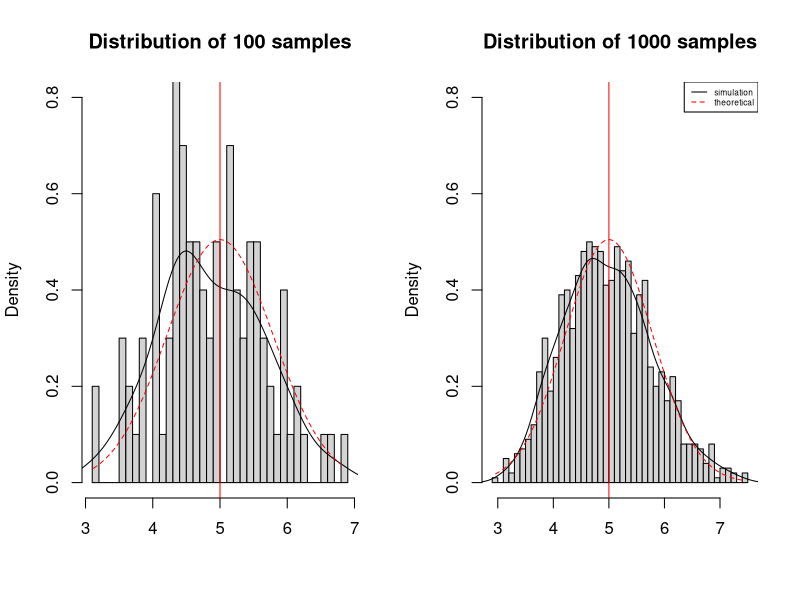
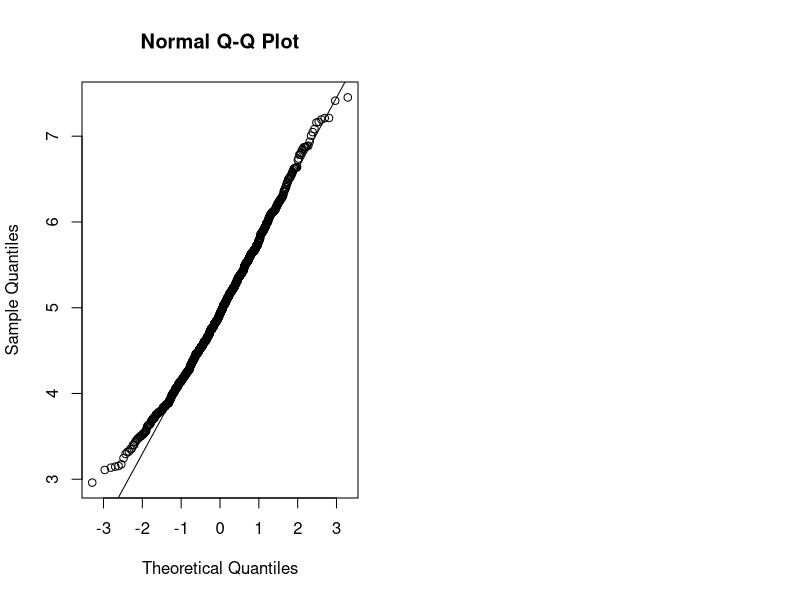

Here is the R script that generated these plots, in order:
## ---- chunk 1

### Function to run exponential distribution simulation
### Arguments
###   simulationCount - number of simulations to run
###   batchSize - number of random uniforms
###   rate - rate parameter or lambda
simulation <- function(simulationCount, batchSize = 40, rate = 0.2){
    sim <- matrix(
        rexp(simulationCount * batchSize, rate = rate)
        , simulationCount
        , batchSize)
    simMeans <- rowMeans(sim)
    simMeans
}

### Function to plot exponential distribution histogram
### Arguments
###  meanX - a vector of simulated averages
###  lambda - rate parameter
###  batchSize - number of random uniforms
plotHistogram <- function(meanX, lambda = 0.2, batchSize = 40){
    
    len = length(meanX)
    hist(meanX, breaks = 50, prob = T, xlab=""
         , ylim = c(0, 0.8)
         , main = paste("Distribution of", len, "samples"))
    lines(density(meanX))
    #theoretical
    abline(v = 1/lambda, col="red")
    x <- seq(min(meanX), max(max(meanX)), length = len)
    y <- dnorm(x, mean = 1/lambda, sd = (1/lambda/sqrt(batchSize)))
    lines(x, y, col="red", lty=2)
}

## ---- chunk 2
set.seed(17)
lambda <- 0.2
sim100 <- simulation(100)
sim1000 <- simulation(1000)

par(mfrow = c(1,2))

plotHistogram(sim100)
plotHistogram(sim1000)

#only with recordGraphics was able to draw a nice legend 
    recordGraphics(
 legend('topright', c("simulation", "theoretical")
           , lty=c(1,2) 
           , col=c("black", "red")
           , cex=0.5)
    ,list(), getNamespace("graphics"))

## ---- chunk 3
    qqnorm(sim1000); qqline(sim1000)
## ---- chunk 4

### Function to run exponential distribution simulation
### Arguments
###   simulationCount - number of simulations to run
###   batchSize - number of random uniforms
###   rate - rate parameter or lambda
simulation <- function(simulationCount, batchSize = 40, rate = 0.2){
    sim <- matrix(
        rexp(simulationCount * batchSize, rate = rate)
        , simulationCount
        , batchSize)
    simMeans <- rowMeans(sim)
    simMeans
}

## ---- chunk 5

### Function to plot exponential distribution histogram
### Arguments
###  meanX - a vector of simulated averages
###  lambda - rate parameter
###  batchSize - number of random uniforms
plotHistogram <- function(meanX, lambda = 0.2, batchSize = 40){
    
    len = length(meanX)
    hist(meanX, breaks = 50, prob = T, xlab=""
         , ylim = c(0, 0.8)
         , main = paste("Distribution of", len, "samples"))
    lines(density(meanX))
    #theoretical
    abline(v = 1/lambda, col="red")
    x <- seq(min(meanX), max(max(meanX)), length = len)
    y <- dnorm(x, mean = 1/lambda, sd = (1/lambda/sqrt(batchSize)))
    lines(x, y, col="red", lty=2)
    
}

